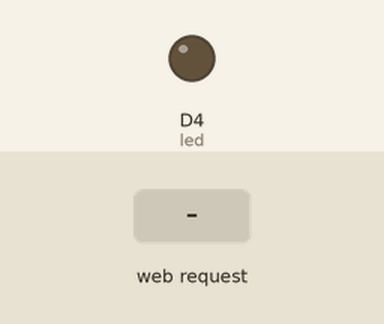
A sketch run on a simulated ESP8266 (NodeMCU). On the bench: output pins drawn as LEDs (lit = HIGH). The test bench sets the inputs (shaded band). WiFi joins after 1.5 s; servers stay silent unless stated; what the sketch prints to the serial monitor is not drawn.

Above: at 2.7 s.
2.8 s: HTTP request GET /light received
At 3.7 s:
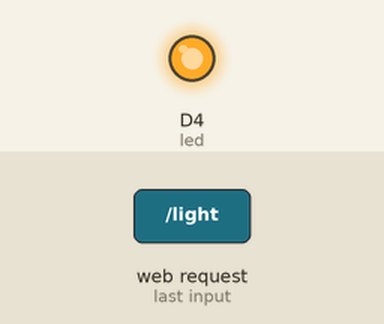
Timing chart, 0 to 5.8 s (numbered marks = the images above; inputs shaded):
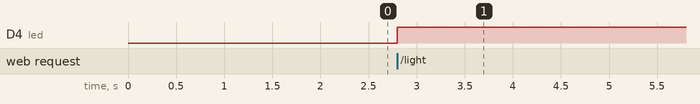

Measured:
- after the input at 2.8 s, D4 (led): LOW → HIGH at once

The sketch:

controllinglight.ino
```cpp
#include <ESP8266WiFi.h>
#include <ESP8266WebServer.h>

#define led D4

const char* ssid = "Mr.lonely"; // Your WiFi network SSID
const char* password = "antony...."; // Your WiFi network password

ESP8266WebServer server(80); // Create a web server object that listens on port 80

bool lightState = false; // Variable to store the state of the light
bool fanState = false; // Variable to store the state of the fan

void setup() {
  Serial.begin(9600);
  pinMode(led,OUTPUT);

  // Connect to WiFi
  WiFi.begin(ssid, password);
  Serial.println("Connecting to WiFi...");
  while (WiFi.status() != WL_CONNECTED) {
    delay(500);
    Serial.print(".");
  }
  Serial.println("");
  Serial.println("WiFi connected");
  Serial.println("IP address: ");
  Serial.println(WiFi.localIP());

  // Route handlers
  server.on("/", HTTP_GET, handleRoot);
  server.on("/light", HTTP_GET, handleLight);
  server.on("/fan", HTTP_GET, handleFan);

  // Start server
  server.begin();
  Serial.println("Server started");
}

void loop() {
  server.handleClient(); // Handle client requests
}

void handleRoot() {
  String html = "<!DOCTYPE html><html><head><title>Room Control</title></head><body>";
  html += "<h1>Room Control</h1>";
  html += "<h2>Light</h2>";
  html += "<form action=\"/light\" method=\"get\">";
  html += "<button type=\"submit\">";
  html += lightState ? "Turn Off" : "Turn On";
  html += "</button>";
  html += "</form>";
  html += "<h2>Fan</h2>";
  html += "<form action=\"/fan\" method=\"get\">";
  html += "<button type=\"submit\">";
  html += fanState ? "Turn Off" : "Turn On";
  html += "</button>";
  html += "</form>";
  html += "</body></html>";

  server.send(200, "text/html", html); // Send the HTML page to the client
}

void handleLight() {
  lightState = !lightState; // Toggle the state of the light
  digitalWrite(led, lightState ? HIGH : LOW); // Control the LED (assumed to be connected to built-in LED pin)
  handleRoot(); // Redirect to the main page
}

void handleFan() {
  fanState = !fanState; // Toggle the state of the fan
  // Code to control the fan can be added here
  handleRoot(); // Redirect to the main page
}
```
